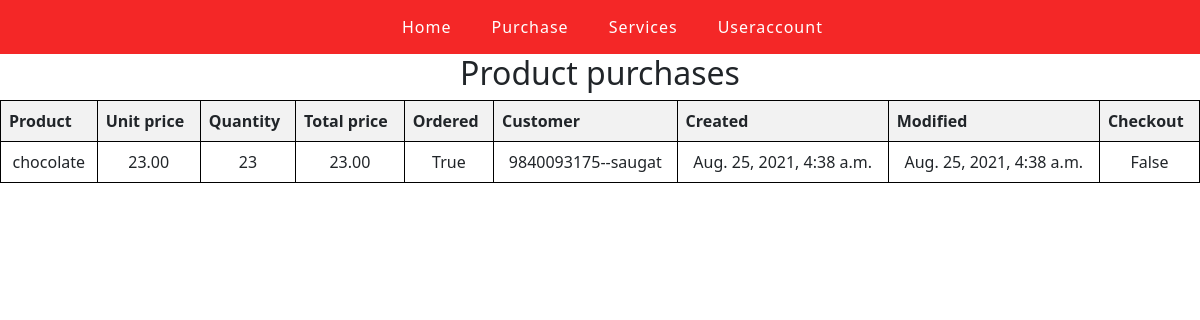
Page /product_purchases/ on the committed database.
### tummyapp/models.py (models this page shows)
class Tracking(models.Model):
    created = models.DateTimeField(auto_now_add=True)
    modified = models.DateTimeField(auto_now=True)
    class Meta:
        abstract = True

class Product_purchases(Tracking):
    product = models.CharField(max_length=100)
    unit_price = models.DecimalField(max_digits=15, decimal_places=2)
    quantity = models.IntegerField()
    total_price = models.DecimalField(max_digits=15, decimal_places=2)
    ordered = models.BooleanField()
    customer = models.ForeignKey(Customers, on_delete=models.CASCADE)
    checkout = models.BooleanField()

class Customers(models.Model):
    customer = models.CharField(max_length=100)
    phone = models.IntegerField()
    def __str__(self):
        return f"{str(self.phone)}--{self.customer}"

### tummyapp/views.py (the view)
# urls.py: path('product_purchases/', views.product_purchases, name='product_purchases'),
def product_purchases(request):
    product_purchases = Product_purchases.objects.all()
    context = {'product_purchases': product_purchases}
    return render(request, 'product_purchases.html', context)

### tummyapp/templates/product_purchases.html (shortened to what this page needs)
{% extends 'base.html' %}
{% block content %}
<h2>Product purchases</h2>
    <table class="table table-striped">
            <tr>
                <th>Product</th>
                <th>Unit price</th>
                <th>Quantity</th>
                <th>Total price</th>
                <th>Ordered</th>
                <th>Customer</th>
                <th>Created</th>
                <th>Modified</th>
                <th>Checkout</th>
            </tr>
        {% for product_purchases in product_purchases %}
        <tr>
            <td style="text-align:center">{{product_purchases.product}}</td>
            <td style="text-align:center">{{product_purchases.unit_price}}</td>
            <td style="text-align:center">{{product_purchases.quantity}}</td>
            <td style="text-align:center">{{product_purchases.total_price}}</td>
            <td style="text-align:center">{{product_purchases.ordered}}</td>
            <td style="text-align:center">{{product_purchases.customer}}</td>
            <td style="text-align:center">{{product_purchases.created}}</td>
            <td style="text-align:center">{{product_purchases.modified}}</td>
            <td style="text-align:center">{{product_purchases.checkout}}</td>
        </tr>
        {% endfor %}
</table>
{% endblock content %}

### tummyapp/templates/product_purchases.html (style rules this page uses)
table { width: 100%; }
h2 { text-align: center }
table, th, td { border: 1px solid black; border-collapse: collapse; }

### rows in the picture
Product_purchases: product "chocolate", unit_price "23.00", quantity "23", total_price "23.00", ordered "True", customer "9840093175--saugat", created "Aug. 25, 2021, 4:38 a.m.", modified "Aug. 25, 2021, 4:38 a.m.", checkout "False"
